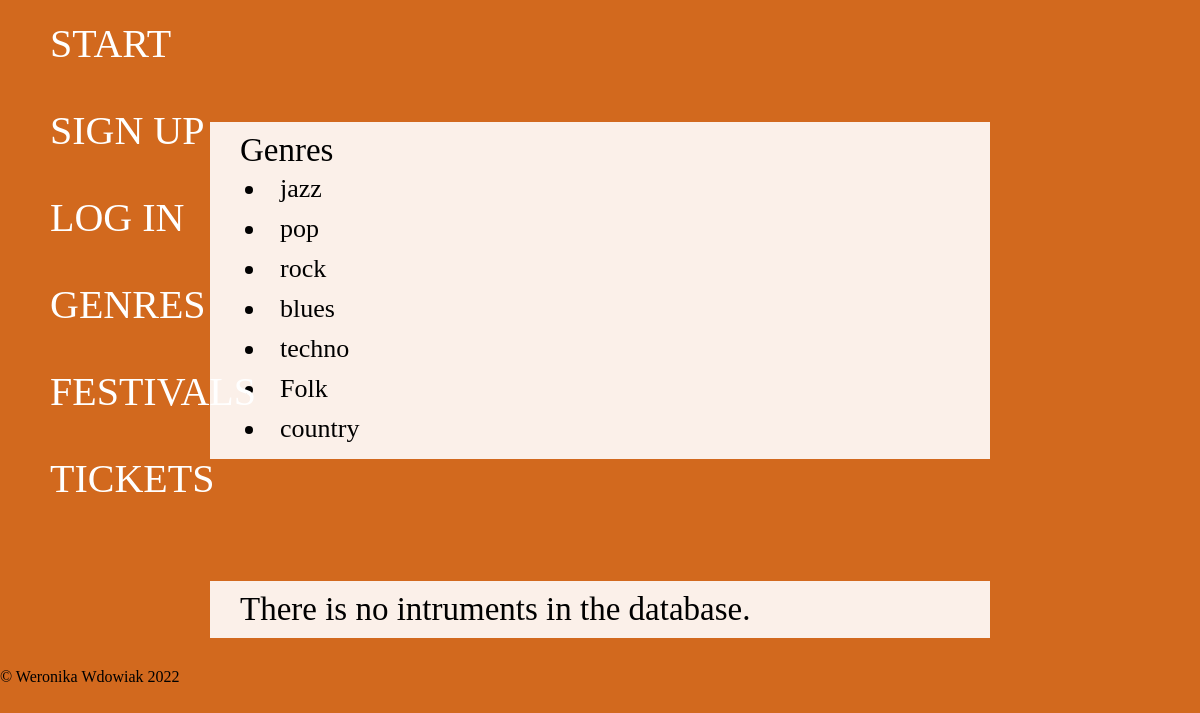
The app's page /agency/genres/, older data.
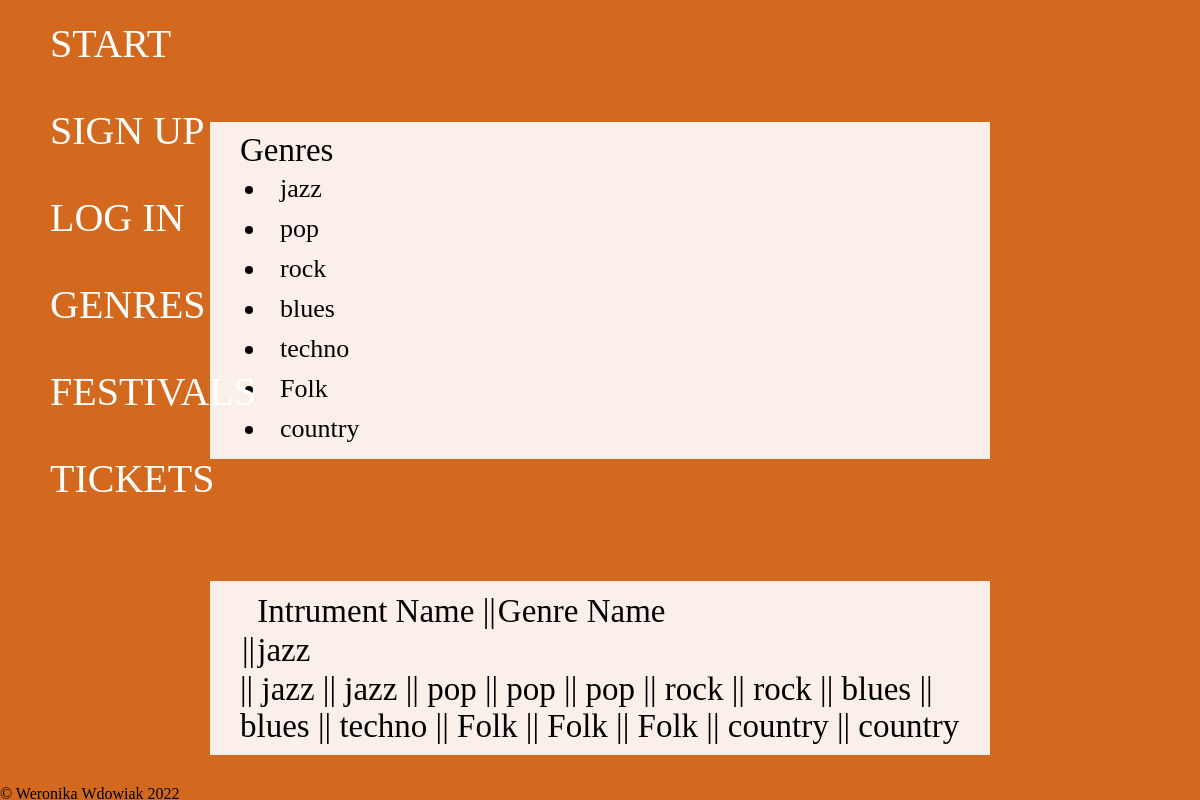
The same page, newer data.
### agency/models.py (models this page shows)
class Genre(models.Model):
    code = models.IntegerField(default=0)
    name = models.CharField(max_length=25)
    place_of_founding = models.CharField(max_length=35)
    date_of_founding = models.DateField()

class Genre_and_intruments(models.Model):
    genre_id = models.ForeignKey(Genre, on_delete=models.CASCADE)
    intrument_id = models.ForeignKey(Instrument, on_delete=models.CASCADE)

### agency/views.py (the view)
# urls.py: path('genres/', views.genre_list, name='genre_list'),
def genre_list(request):
    genre_list = Genre.objects.all()
    instruments_genre_list = Genre_and_intruments.objects.all()
    return render(request, 'agency/genres.html', {'genre_list': genre_list, 'instruments_genre_list': instruments_genre_list})

### agency/templates/agency/genres.html (shortened to what this page needs)
<!DOCTYPE html>
<html lang="en">
<head>
    <!-- {% load static %}
    <link rel="stylesheet" type="text/css" href="{% static 'agency/genres_style.css' %}"> -->
</head>
<body>
    <nav>
        <ul id="menu">
            <li id="nav_start"><a href="{% url 'agency:index' %}">START</a></li>
            <li id="nav_register"><a href="{% url 'accounts:signup' %}">SIGN UP</a></li>
            <li id="nav_login"><a href="#">LOG IN</a></li>
            <li id="nav_genres"><a href="{% url 'agency:genre_list' %}">GENRES</a></li>
            <li id="nav_festival"><a href="{% url 'agency:festival_list' %}">FESTIVALS</a></li>
            <li id="nav_ticket"><a href="{% url 'agency:ticket_list' %}">TICKETS</a></li>
        </ul>
    </nav>
    <div class="color_scheme_1" style="margin-top: calc(50px + 9vh);">
        <span>Genres</span>
        {% if genre_list %}
            {% for g in genre_list %}
                 <li class="data_div">
                    {{g.name}}
                </li>
            {% endfor %}
        {% else %}
            There is no genres in the database.
        {% endif %}
    </div>
    <div class="color_scheme_1" style="margin-top: calc(50px + 9vh);">
        {% if instruments_genre_list %}
            <table>
                <th>
                    <td>Intrument Name ||</td>
                    <td>Genre Name</td>
                </th>
                <tbody>
                    {% for i in instruments_genre_list %}
                        <tr>
                            <td>{{i.instrument_id.name }}||</td>
                            <td>{{ i.genre_id.name}}</td>
                        </tr>
                </tbody>
            </table>
            {% endfor %}
        {% else %}
            There is no intruments in the database.
        {% endif %}
    </div>
    <footer>
        &copy; Weronika Wdowiak 2022<br>
    </footer>
</body>
</html>

Row changes from the older to the newer data that the page shows:
added Genre_and_intruments: genre_id.name "jazz"
added Genre_and_intruments: genre_id.name "jazz"
added Genre_and_intruments: genre_id.name "jazz"
added Genre_and_intruments: genre_id.name "pop"
added Genre_and_intruments: genre_id.name "pop"
added Genre_and_intruments: genre_id.name "pop"
added Genre_and_intruments: genre_id.name "rock"
added Genre_and_intruments: genre_id.name "rock"
added Genre_and_intruments: genre_id.name "blues"
added Genre_and_intruments: genre_id.name "blues"
added Genre_and_intruments: genre_id.name "techno"
added Genre_and_intruments: genre_id.name "Folk"
added Genre_and_intruments: genre_id.name "Folk"
added Genre_and_intruments: genre_id.name "Folk"
added Genre_and_intruments: genre_id.name "country"
added Genre_and_intruments: genre_id.name "country"
Text that changed along with them:
text no longer shown: "There is no intruments in the database."
text now shown: "Intrument Name || Genre Name"
